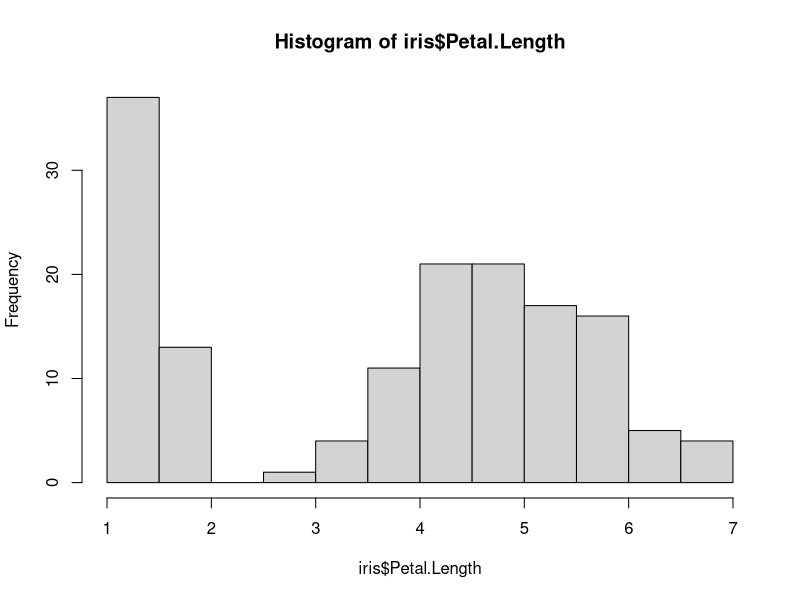
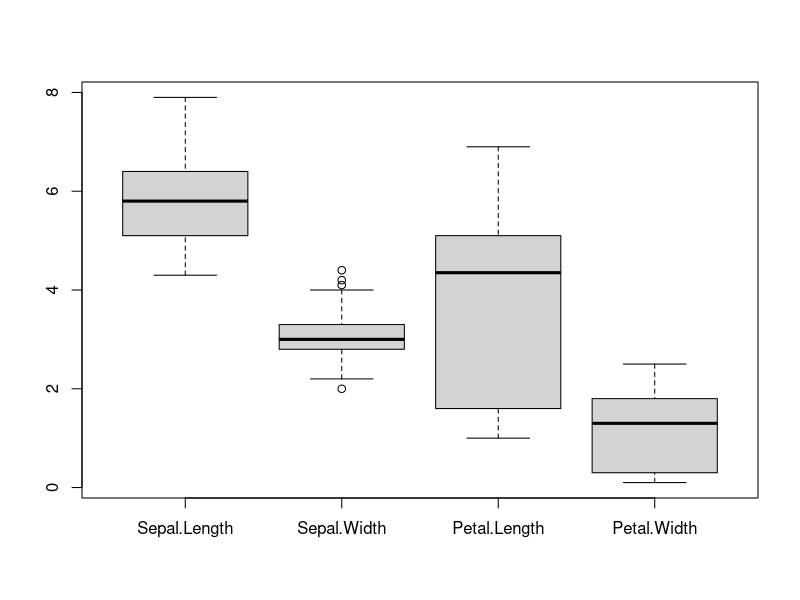
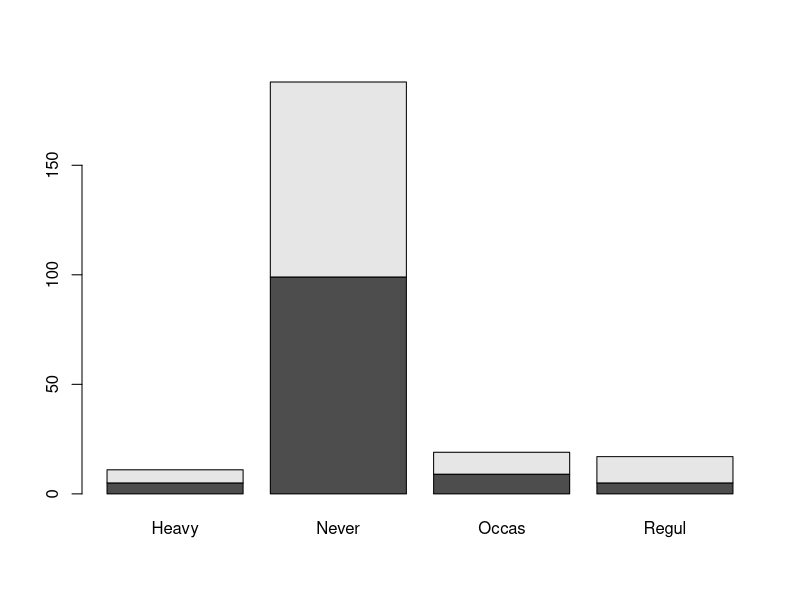
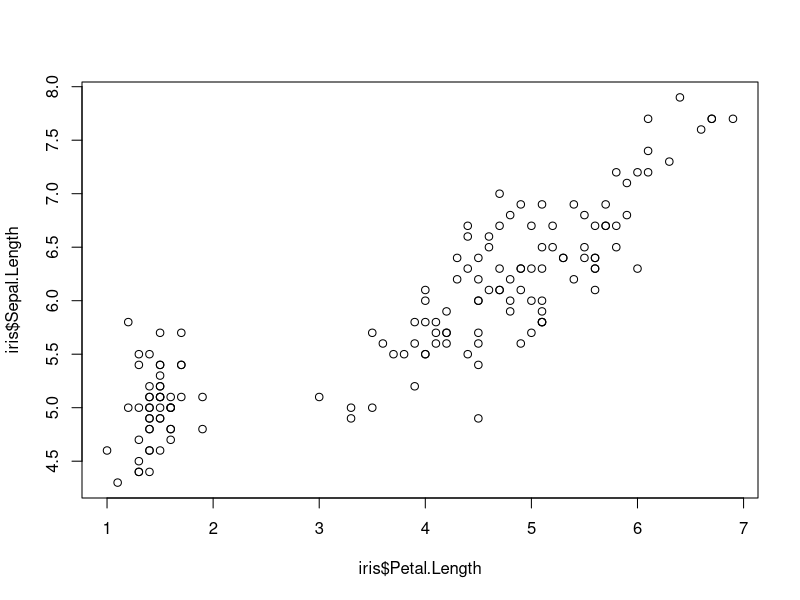
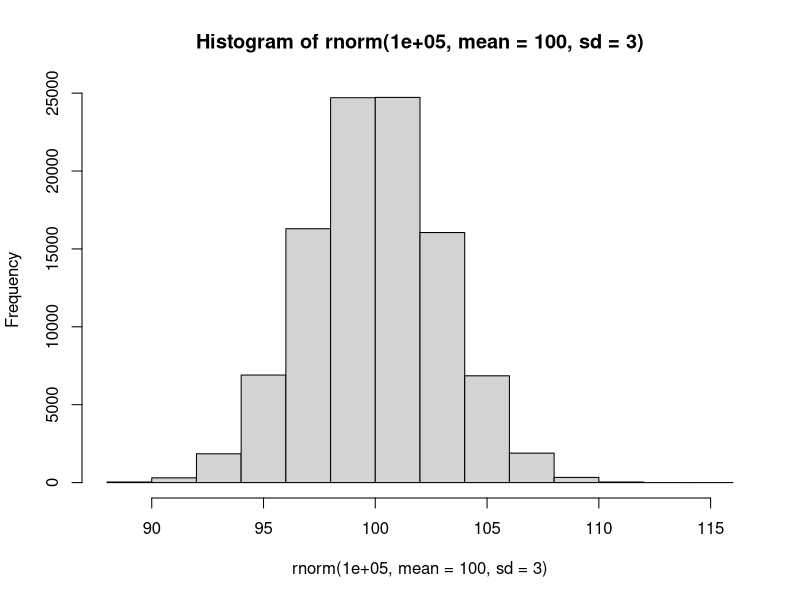

Recreate these plots in R, in order.
setwd("C:/Users/ajou/Desktop/DataScience/R_work")

################################################ 대략적인 문법
summary(iris)

x = table(iris$Species)
x3 = 1:10
x4 = c(1,5,3,9)
x4[2]

row_3 = matrix(1:15, nrow=3)
col_3 = matrix(1:15, ncol=3)

mat_byrow = matrix(1:15, ncol=3, byrow=T)
mat_bycol = matrix(1:15, ncol=3, byrow=F)

a = mat_byrow[-c(2,4),3 ] # 2,4 번째 row를 제외하고, 3번째 열의 값을 선택.

str(iris)
################################################



################################################ 통계분석 기초
x1 = c(1,2,3,4,5,4,3,6,7,1000)

# 이상치를 제거하지 않은 평균 계산법
sum(x1)/length(x1)
mean(x1)

# 위의 방식은 부적절하므로, 중앙값(중위수) 이용.
median(x1)

# --> 둘 중에 적당한 방식을 찾아서 사용해야 함.

sample(1:45, 6, replace = T) # 복원추출 샘플링

#### 샘플링 예제
### iris data에서 70%를 트레이닝 셋으로 비복원 랜덤 샘플링, 나머지를 테스트셋으로.
ind = sample(1:nrow(iris), nrow(iris)*0.7, replace = F)
A1 = iris[ind, ]
View(A1)

train = iris[ind, ]
test = iris[-ind, ]

#### summary 의미 정리
summary(iris)

# 1st ~ : 첫번째 4분위수.
# median : 두번째 4분위수. 정중앙. (중위수)
# 3st : 세번째 4분위수.
# mean : 산술평균

#### 그래프를 이용해 데이터의 대략적인 패턴을 관찰해야 함.
hist(iris$Petal.Length)
boxplot(iris[, 1:4])

View(iris)
scaled_data = scale(iris[, 1:4]) # 5는 label 이므로 안함.
View(scaled_data)

# 자료의 카테고리 숫자 확인
nlevels(iris$Species)

# 자료의 카테고리 확인
levels(iris$Species)

library(MASS)
data("survey")
View(survey)

# table -> 관계요약
table(survey$Sex, survey$W.Hnd)
t1 = table(survey$Sex, survey$Smoke)

# prop.table -> 관계요약을 비율로 표현.
prop.table(t1) # 전체 합이 1이 되도록
prop.table(t1, 1) # 행의 합이 1이 되도록
prop.table(t1, 2) # 열의 합이 1이 되도록

barplot(t1)

#### 절사평균
# 절사가 필요한 데이터 형태
plot(iris$Petal.Length, iris$Sepal.Length)

# 절사평균을 5% 한다고 할때, 일단 5%에 해당하는 데이터 길이를 구함.
n = round((length(iris$Sepal.Length)*0.1)/2, 0 )
# 5% 자름
trimed = sort(iris$Sepal.Length)[n:length(iris$Sepal.Length)-n] # 괄호가 없어서 원하는 결과 안나옴
trimed = sort(iris$Sepal.Length)[(n):(length(iris$Sepal.Length)-n)] # 괄호를 붙여줘야 연산 성립

#### 데이터 척도 (z-점수)
# sd = 표준편차
# rnorm = 랜덤으로 정규분포 생성
hist(rnorm(100000, mean = 100, sd=3))
